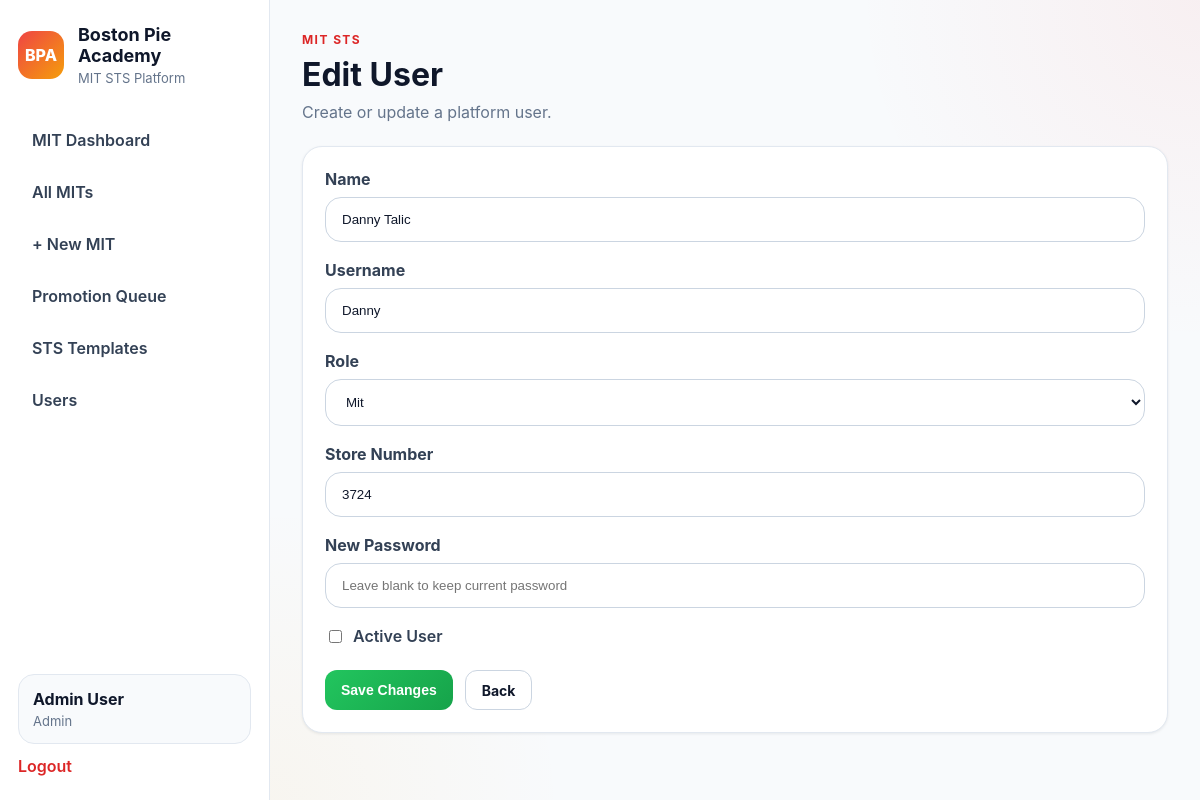
The app's page /mit-sts/users/3/edit (signed in) with its own data.
### app/models.py (models this page shows, shortened)
class User(UserMixin, db.Model):
    __tablename__ = "users"
    id = db.Column(db.Integer, primary_key=True)
    name = db.Column(db.String(120), nullable=False)
    username = db.Column(db.String(80), unique=True, nullable=False)
    password_hash = db.Column(db.String(255), nullable=False)
    role = db.Column(db.String(50), nullable=False, default="tm")
    store_number = db.Column(db.String(20), nullable=True)
    is_active_user = db.Column(db.Boolean, default=True)
    created_at = db.Column(db.DateTime, default=datetime.utcnow)
    progress_records = db.relationship(
        "LessonProgress",
        backref="user",
        cascade="all, delete-orphan",
        lazy=True
    )
    assignments = db.relationship(
        "TrackAssignment",
        foreign_keys="TrackAssignment.user_id",
        backref="user",
        cascade="all, delete-orphan",
        lazy=True
    )
    assigned_tracks_created = db.relationship(
        "TrackAssignment",
        foreign_keys="TrackAssignment.assigned_by_user_id",
        backref="assigned_by_user",
        lazy=True
    )
    quiz_attempts = db.relationship(
        "QuizAttempt",
        backref="user",
        cascade="all, delete-orphan",
        lazy=True
    )
    mit_profiles = db.relationship(
        "MITProfile",
        foreign_keys="MITProfile.user_id",
        backref="mit_user",
        lazy=True
    )
    coached_mits = db.relationship(
        "MITProfile",
        foreign_keys="MITProfile.coach_user_id",
        backref="coach_user",
        lazy=True
    )
    verified_mit_items = db.relationship(
        "MITLevelProgress",
        foreign_keys="MITLevelProgress.verified_by_user_id",
        backref="verified_by_user",
        lazy=True
    )
    mit_reviews_written = db.relationship(
        "MITReview",
        foreign_keys="MITReview.reviewer_user_id",
        backref="reviewer_user",
        lazy=True
    )
    mit_promotions_approved = db.relationship(
        "MITPromotion",
        foreign_keys="MITPromotion.approved_by_user_id",
        backref="approved_by_user",
        lazy=True
    )
    mit_action_items_owned = db.relationship(
        "MITActionPlanItem",
        foreign_keys="MITActionPlanItem.owner_user_id",
        backref="owner_user",
        lazy=True
    )
    mit_tasks_assigned = db.relationship(
        "MITTask",
        foreign_keys="MITTask.assigned_by_user_id",
        backref="assigned_by_user",
        lazy=True
    )
    @property
    def is_active(self):
        return self.is_active_user

### app/mit_sts/routes.py (the view, shortened to what this page needs)
@mit_sts_bp.route("/users/<int:user_id>/edit", methods=["GET", "POST"])
@login_required
def edit_user(user_id):
    if not is_coach():
        return redirect(url_for("mit_sts.dashboard"))
    user_item = User.query.get_or_404(user_id)
    return render_template(
        "mit_sts/user_form.html",
        page_title="Edit User",
        submit_label="Save Changes",
        user_item=user_item,
        roles=available_user_roles(),
        user=current_user,
    )

### app/mit_sts/routes.py (called while the page is built)
def is_coach():
    return current_user.is_authenticated and current_user.role in ["coach", "admin", "training_director"]

def available_user_roles():
    return ["mit", "coach", "admin", "training_director"]

### app/models.py (called while the page is built)
@login_manager.user_loader
def load_user(user_id):
    return User.query.get(int(user_id))

### app/templates/mit_sts/user_form.html (shortened to what this page needs)
{% extends "base.html" %}
{% block content %}
<div class="page-header">
    <div>
        <p class="eyebrow">MIT STS</p>
        <h2>{{ page_title }}</h2>
        <p class="subtle">Create or update a platform user.</p>
    </div>
</div>
<div class="card form-card">
    <form method="POST" class="form-grid">
        <div class="form-group">
            <label>Name</label>
            <input type="text" name="name" value="{{ request.form.get('name', user_item.name if user_item else '') }}" required>
        </div>
        <div class="form-group">
            <label>Username</label>
            <input type="text" name="username" value="{{ request.form.get('username', user_item.username if user_item else '') }}" required>
        </div>
        <div class="form-group">
            <label>Role</label>
            {% set current_role = request.form.get('role', user_item.role if user_item else 'mit') %}
            <select name="role" required>
                {% for role_value in roles %}
                <option value="{{ role_value }}" {% if current_role == role_value %}selected{% endif %}>
                    {{ role_value.replace('_', ' ').title() }}
                </option>
                {% endfor %}
            </select>
        </div>
        <div class="form-group">
            <label>Store Number</label>
            <input type="text" name="store_number" value="{{ request.form.get('store_number', user_item.store_number if user_item else '') }}" placeholder="Example: 3209">
        </div>
        <div class="form-group form-group-full">
            <label>
                {% if user_item %}
                    New Password
                {% else %}
                    Password
                {% endif %}
            </label>
            <input
                type="text"
                name="password"
                placeholder="{% if user_item %}Leave blank to keep current password{% else %}Set initial password{% endif %}">
        </div>
        <div class="form-group form-group-full">
            <label style="display:flex; align-items:center; gap:8px; font-weight:600;">
                <input type="checkbox" name="is_active_user" value="1"
                    {% if request.form.get('is_active_user') == '1' or (user_item and user_item.is_active_user) or (not user_item and request.method != 'POST') %}checked{% endif %}>
                Active User
            </label>
        </div>
        <div class="form-actions form-group-full">
            <button type="submit" class="btn btn-primary">{{ submit_label }}</button>
            <a href="{{ url_for('mit_sts.list_users') }}" class="btn btn-secondary">Back</a>
        </div>
    </form>
</div>
{% endblock %}

### app/templates/base.html (shortened to what this page needs)
<!DOCTYPE html>
<html lang="en">
<head>
    <link rel="stylesheet" href="{{ url_for('static', filename='css/style.css') }}">
</head>
<body>
    <div class="app-shell">
        <aside class="sidebar">
            <div>
                <div class="brand">
                    <div class="brand-mark">BPA</div>
                    <div>
                        <h1>Boston Pie Academy</h1>
                        <p>MIT STS Platform</p>
                    </div>
                </div>
                {% if current_user.is_authenticated %}
                <nav class="nav">
                    {% if current_user.role == 'mit' %}
                        <a href="{{ url_for('mit_sts.my_mit') }}">My MIT STS</a>
                    {% elif current_user.role in ['coach', 'admin', 'training_director'] %}
                        <a href="{{ url_for('mit_sts.dashboard') }}">MIT Dashboard</a>
                        <a href="{{ url_for('mit_sts.list_mits') }}">All MITs</a>
                        <a href="{{ url_for('mit_sts.new_mit') }}">+ New MIT</a>
                        <a href="{{ url_for('mit_sts.promotion_queue') }}">Promotion Queue</a>
                        <a href="{{ url_for('mit_sts.template_library') }}">STS Templates</a>
                        <a href="{{ url_for('mit_sts.list_users') }}">Users</a>
                    {% endif %}
                </nav>
                {% endif %}
            </div>
            {% if current_user.is_authenticated %}
            <div class="sidebar-footer">
                <div class="user-chip">
                    <strong>{{ current_user.name }}</strong>
                    <span>{{ current_user.role.replace('_', ' ').title() }}</span>
                </div>
                <a class="logout-link" href="{{ url_for('auth.logout') }}">Logout</a>
            </div>
            {% endif %}
        </aside>
        <main class="main-content">
            {% block content %}{% endblock %}
        </main>
    </div>
</body>
</html>

### app/static/css/style.css (style rules this page uses)
* { box-sizing: border-box; }
body { margin: 0; font-family: Inter, Arial, sans-serif; background: #f8fafc; color: #0f172a; }
a { text-decoration: none; color: inherit; }
.app-shell { display: flex; min-height: 100vh; }
.sidebar { width: 270px; background: #ffffff; border-right: 1px solid #e2e8f0; padding: 24px 18px; display: flex; flex-direction: column; justify-content: space-between; }
.brand { display: flex; gap: 14px; align-items: center; margin-bottom: 32px; }
.brand-mark { width: 48px; height: 48px; border-radius: 14px; background: linear-gradient(135deg, #ef4444, #f59e0b); display: flex; align-items: center; justify-content: center; font-weight: 800; color: white; }
.brand h1 { margin: 0; font-size: 18px; color: #0f172a; }
.brand p { margin: 4px 0 0; color: #64748b; font-size: 13px; }
.nav { display: flex; flex-direction: column; gap: 8px; }
.nav a { color: #334155; padding: 12px 14px; border-radius: 12px; transition: 0.2s ease; font-weight: 600; }
.sidebar-footer { margin-top: 32px; }
.user-chip { background: #f8fafc; border: 1px solid #e2e8f0; border-radius: 16px; padding: 14px; display: flex; flex-direction: column; gap: 4px; }
.user-chip strong { color: #0f172a; }
.user-chip span { color: #64748b; font-size: 13px; }
.logout-link { display: inline-block; margin-top: 12px; color: #dc2626; font-weight: 600; }
.main-content { flex: 1; padding: 32px; background: radial-gradient(circle at top right, rgba(239, 68, 68, 0.06), transparent 28%), radial-gradient(circle at bottom left, rgba(245, 158, 11, 0.05), transparent 24%), #f8fafc; }
.page-header { display: flex; justify-content: space-between; align-items: flex-start; gap: 16px; margin-bottom: 24px; }
.page-header h2 { margin: 0; font-size: 32px; color: #0f172a; }
.eyebrow { margin: 0 0 8px; color: #dc2626; font-size: 12px; font-weight: 700; letter-spacing: 0.12em; text-transform: uppercase; }
.subtle { margin: 8px 0 0; color: #64748b; }
.card { background: #ffffff; border: 1px solid #e2e8f0; border-radius: 20px; padding: 22px; box-shadow: 0 1px 3px rgba(15, 23, 42, 0.08); transition: transform 0.18s ease, box-shadow 0.18s ease; }
.btn { border: none; border-radius: 12px; padding: 10px 16px; cursor: pointer; font-weight: 700; font-size: 14px; display: inline-flex; align-items: center; justify-content: center; gap: 8px; min-height: 40px; transition: all 0.2s ease; }
.btn-primary { background: linear-gradient(135deg, #22c55e, #16a34a); color: white; }
.btn-secondary { background: #ffffff; color: #0f172a; border: 1px solid #cbd5e1; }
.form-card { max-width: 920px; }
.form-grid { display: grid; grid-template-columns: repeat(2, minmax(220px, 1fr)); gap: 18px; }
.form-card .form-grid { grid-template-columns: 1fr; }
.form-group { display: flex; flex-direction: column; gap: 8px; }
.form-group-full { grid-column: 1 / -1; }
.form-group label { font-weight: 700; color: #334155; }
.form-group input:not([type="checkbox"]):not([type="radio"]), .form-group textarea, .form-group select, .form-control { width: 100%; padding: 14px 16px; border-radius: 16px; border: 1px solid #cbd5e1; background: #ffffff; color: #0f172a; outline: none; }
.form-group input[type="checkbox"], .form-group input[type="radio"] { width: auto; padding: 0; border: none; background: transparent; outline: none; accent-color: #f59e0b; }
.form-actions { display: flex; gap: 12px; margin-top: 6px; }

### records on screen
User: name "Admin User", role.replace "Admin"
User: name "Danny Talic", username "Danny", role "Mit", store_number "3724"

### other values on screen
{{ page_title }} "Edit User"
{{ submit_label }} "Save Changes"
